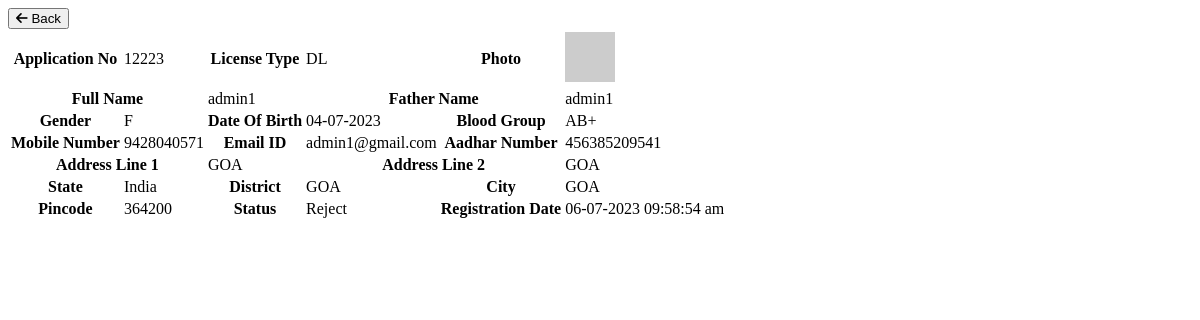
The page /rto/admin/user_details.php?id=2 (signed in) on the database its author committed.
### tables this page shows
CREATE TABLE `user` (
  `id` int(11) NOT NULL,
  `application_no` varchar(225) NOT NULL,
  `photo` varchar(225) NOT NULL,
  `fullname` varchar(225) NOT NULL,
  `fathername` varchar(225) NOT NULL,
  `gender` varchar(10) NOT NULL,
  `dob` date NOT NULL,
  `bloodgroup` varchar(100) NOT NULL DEFAULT '',
  `mobilenumber` varchar(100) NOT NULL,
  `email` varchar(100) NOT NULL,
  `password` varchar(100) NOT NULL,
  `aadharnumber` varchar(100) NOT NULL,
  `license_type` varchar(225) NOT NULL,
  `address1` varchar(225) NOT NULL,
  `address2` varchar(225) NOT NULL,
  `state` varchar(225) NOT NULL,
  `district` varchar(225) NOT NULL,
  `city` varchar(225) NOT NULL,
  `pincode` varchar(225) NOT NULL,
  `status` varchar(225) NOT NULL,
  `reg_date` datetime NOT NULL DEFAULT current_timestamp()
);

### rto/admin/include/connection.php (called while the page is built, shortened)
<?php
class connection
{
    private $server = "localhost";
    private $username = "root";
    private $password = "";
    private $dbname = "rto";
    private $conn = "";
    public function __construct()
    {
        $this->conn = new mysqli($this->server, $this->username, $this->password, $this->dbname);
    }
    public function getdata($id)
    {
        $query = "SELECT * FROM user WHERE id = $id";
        return $this->conn->query($query)->fetch_assoc();
    }
}
?>

### rto/admin/user_details.php (the view, shortened to what this page needs)
<?php
include 'include/connection.php';
$connection = new connection();
$id = $_GET['id'];
$getdata = $connection->getdata($id);
?>
<!doctype html>
<html lang="en">
<head>
    <link rel="stylesheet" href="https://cdnjs.cloudflare.com/ajax/libs/font-awesome/6.4.0/css/all.min.css">
    <link rel="stylesheet" href="css/userdetails.css">
</head>
<body>
<div class="container">
    <div class="headar">
        <nav class="sub-header">
            <div class="sub-cat">
                <a href="admin_home.php">
                    <button type="submit" id="Back" class="Back">
                        <span><i class="fa-solid fa-arrow-left"></i> Back</span>
                    </button>
                </a>
            </div>
        </nav>
    </div>
    <div class="menu">
        <table class="table">
            <tr>
                <th>
                    Application No
                </th>
                <td>
                    <?= $getdata['application_no']?>
                </td>
                <th>
                    License Type
                </th>
                <td>
                    <?= $getdata['license_type']?>
                </td>
                <th>
                    Photo
                </th>
                <td>
                    <img src="<?= $getdata['photo'] ?>" alt="">
                </td>
            </tr>
            <tr>
                <th colspan="2">
                  Full Name
                </th>
                <td>
                    <?= $getdata['fullname']?>
                </td>
                <th colspan="2">
                    Father Name
                </th>
                <td>
                    <?= $getdata['fathername']?>
                </td>
            </tr>
            <tr>
                <th>
                  Gender
                </th>
                <td>
                    <?= $getdata['gender']?>
                </td>
                <th>
                    Date Of Birth
                </th>
                <td>
                   <?= date("d-m-Y",strtotime($getdata['dob']))?>
                </td>
                <th>
                    Blood Group
                </th>
                <td>
                    <?= $getdata['bloodgroup']?>
                </td>
            </tr>
            <tr>
                <th>
                    Mobile Number
                </th>
                <td>
                    <?= $getdata['mobilenumber']?>
                </td>
                <th>
                    Email ID
                </th>
                <td>
                    <?= $getdata['email']?>
                </td>
                <th>
                    Aadhar Number
                </th>
                <td>
                    <?= $getdata['aadharnumber']?>
                </td>
            </tr>
            <tr>
                <th colspan="2">
                    Address Line 1
                </th>
                <td>
                    <?= $getdata['address1']?>
                </td>
                <th colspan="2">
                    Address Line 2
                </th>
                <td>
                    <?= $getdata['address2']?>
                </td>
            </tr>
            <tr>
                <th>
                    State
                </th>
                <td>
                    <?= $getdata['state']?>
                </td>
                <th>
                    District
                </th>
                <td>
                    <?= $getdata['district']?>
                </td>
                <th>
                    City
                </th>
                <td>
                    <?= $getdata['city']?>
                </td>
            </tr>
            <tr>
                <th>
                    Pincode
                </th>
                <td>
                    <?= $getdata['pincode']?>
                </td>
                <th>
                    Status
                </th>
                <td>
                    <?= $getdata['status']?>
                </td>
                <th>
                    Registration Date
                </th>
                <td>
                    <?= date("d-m-Y  h:i:s a", strtotime($getdata['reg_date'])) ?>
                </td>
            </tr>
        </table>
    </div>
</div>
</body>
</html>

### rows shown on the page
user: application_no "12223", license_type "DL", fullname "admin1", fathername "admin1", gender "F", dob "04-07-2023", bloodgroup "AB+", mobilenumber "9428040571", email "admin1@gmail.com", aadharnumber "456385209541", address1 "GOA", address2 "GOA", state "India", district "GOA", city "GOA", pincode "364200", status "Reject", reg_date "06-07-2023 09:58:54 am"
